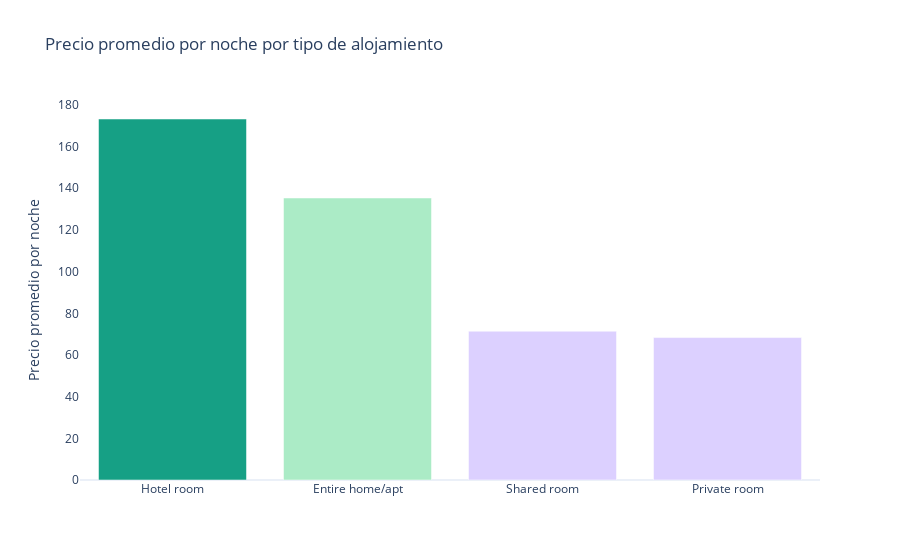

Notebook source saved alongside this figure:
### Code cell
# Price VS Room type

avg_price_by_room_type = listings1.groupby('room_type')['price'].mean().reset_index().sort_values(by='price', ascending=False)

colors = ['#16A085','#ABEBC6','#DCD0FF','#DCD0FF']

fig = px.bar(avg_price_by_room_type,
                         x='room_type',
                         y='price',
                         title='Precio promedio por noche por tipo de alojamiento',
                         color = 'room_type',
                         color_discrete_sequence= colors)

fig.update_layout(
                 xaxis_title='',
                 yaxis_title='Precio promedio por noche',
                 xaxis_showgrid=False,
                 yaxis_showgrid=False,
                 showlegend=False,
                 template='plotly_white')

fig.show()

### Figure 1 — Plotly figure (JSON) as saved in the notebook; plotly's stock layout.template omitted (floating-point values rounded to 4 significant figures)
{"data": [{"alignmentgroup": "True", "hovertemplate": "room_type=%{x}<br>price=%{y}<extra></extra>", "legendgroup": "Hotel room", "marker": {"color": "#16A085", "pattern": {"shape": ""}}, "name": "Hotel room", "offsetgroup": "Hotel room", "orientation": "v", "showlegend": true, "textposition": "auto", "type": "bar", "x": ["Hotel room"], "xaxis": "x", "y": [173.2], "yaxis": "y"}, {"alignmentgroup": "True", "hovertemplate": "room_type=%{x}<br>price=%{y}<extra></extra>", "legendgroup": "Entire home/apt", "marker": {"color": "#ABEBC6", "pattern": {"shape": ""}}, "name": "Entire home/apt", "offsetgroup": "Entire home/apt", "orientation": "v", "showlegend": true, "textposition": "auto", "type": "bar", "x": ["Entire home/apt"], "xaxis": "x", "y": [135.3], "yaxis": "y"}, {"alignmentgroup": "True", "hovertemplate": "room_type=%{x}<br>price=%{y}<extra></extra>", "legendgroup": "Shared room", "marker": {"color": "#DCD0FF", "pattern": {"shape": ""}}, "name": "Shared room", "offsetgroup": "Shared room", "orientation": "v", "showlegend": true, "textposition": "auto", "type": "bar", "x": ["Shared room"], "xaxis": "x", "y": [71.41], "yaxis": "y"}, {"alignmentgroup": "True", "hovertemplate": "room_type=%{x}<br>price=%{y}<extra></extra>", "legendgroup": "Private room", "marker": {"color": "#DCD0FF", "pattern": {"shape": ""}}, "name": "Private room", "offsetgroup": "Private room", "orientation": "v", "showlegend": true, "textposition": "auto", "type": "bar", "x": ["Private room"], "xaxis": "x", "y": [68.36], "yaxis": "y"}], "layout": {"barmode": "relative", "legend": {"title": {"text": "room_type"}, "tracegroupgap": 0}, "showlegend": false, "title": {"text": "Precio promedio por noche por tipo de alojamiento"}, "xaxis": {"anchor": "y", "categoryarray": ["Hotel room", "Entire home/apt", "Shared room", "Private room"], "categoryorder": "array", "domain": [0, 1], "showgrid": false, "title": {"text": ""}}, "yaxis": {"anchor": "x", "domain": [0, 1], "showgrid": false, "title": {"text": "Precio promedio por noche"}}}}
